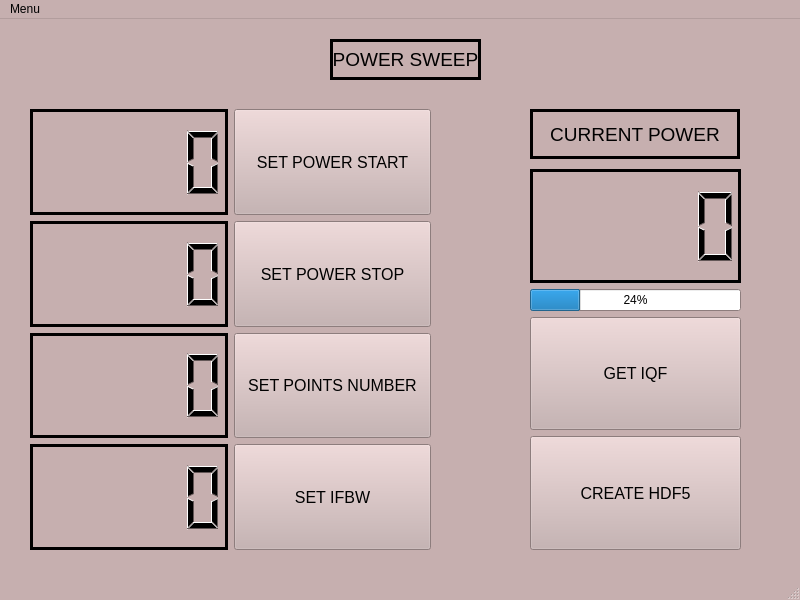
<?xml version="1.0" encoding="UTF-8"?>
<ui version="4.0">
 <class>MainWindow</class>
 <widget class="QMainWindow" name="MainWindow">
  <property name="geometry">
   <rect>
    <x>0</x>
    <y>0</y>
    <width>800</width>
    <height>600</height>
   </rect>
  </property>
  <property name="palette">
   <palette>
    <active>
     <colorrole role="WindowText">
      <brush brushstyle="SolidPattern">
       <color alpha="255">
        <red>0</red>
        <green>0</green>
        <blue>0</blue>
       </color>
      </brush>
     </colorrole>
     <colorrole role="Button">
      <brush brushstyle="SolidPattern">
       <color alpha="255">
        <red>198</red>
        <green>175</green>
        <blue>175</blue>
       </color>
      </brush>
     </colorrole>
     <colorrole role="Light">
      <brush brushstyle="SolidPattern">
       <color alpha="255">
        <red>255</red>
        <green>255</green>
        <blue>255</blue>
       </color>
      </brush>
     </colorrole>
     <colorrole role="Midlight">
      <brush brushstyle="SolidPattern">
       <color alpha="255">
        <red>226</red>
        <green>215</green>
        <blue>215</blue>
       </color>
      </brush>
     </colorrole>
     <colorrole role="Dark">
      <brush brushstyle="SolidPattern">
       <color alpha="255">
        <red>99</red>
        <green>87</green>
        <blue>87</blue>
       </color>
      </brush>
     </colorrole>
     <colorrole role="Mid">
      <brush brushstyle="SolidPattern">
       <color alpha="255">
        <red>132</red>
        <green>117</green>
        <blue>117</blue>
       </color>
      </brush>
     </colorrole>
     <colorrole role="Text">
      <brush brushstyle="SolidPattern">
       <color alpha="255">
        <red>0</red>
        <green>0</green>
        <blue>0</blue>
       </color>
      </brush>
     </colorrole>
     <colorrole role="BrightText">
      <brush brushstyle="SolidPattern">
       <color alpha="255">
        <red>255</red>
        <green>255</green>
        <blue>255</blue>
       </color>
      </brush>
     </colorrole>
     <colorrole role="ButtonText">
      <brush brushstyle="SolidPattern">
       <color alpha="255">
        <red>0</red>
        <green>0</green>
        <blue>0</blue>
       </color>
      </brush>
     </colorrole>
     <colorrole role="Base">
      <brush brushstyle="SolidPattern">
       <color alpha="255">
        <red>255</red>
        <green>255</green>
        <blue>255</blue>
       </color>
      </brush>
     </colorrole>
     <colorrole role="Window">
      <brush brushstyle="SolidPattern">
       <color alpha="255">
        <red>198</red>
        <green>175</green>
        <blue>175</blue>
       </color>
      </brush>
     </colorrole>
     <colorrole role="Shadow">
      <brush brushstyle="SolidPattern">
       <color alpha="255">
        <red>0</red>
        <green>0</green>
        <blue>0</blue>
       </color>
      </brush>
     </colorrole>
     <colorrole role="AlternateBase">
      <brush brushstyle="SolidPattern">
       <color alpha="255">
        <red>226</red>
        <green>215</green>
        <blue>215</blue>
       </color>
      </brush>
     </colorrole>
     <colorrole role="ToolTipBase">
      <brush brushstyle="SolidPattern">
       <color alpha="255">
        <red>255</red>
        <green>255</green>
        <blue>220</blue>
       </color>
      </brush>
     </colorrole>
     <colorrole role="ToolTipText">
      <brush brushstyle="SolidPattern">
       <color alpha="255">
        <red>0</red>
        <green>0</green>
        <blue>0</blue>
       </color>
      </brush>
     </colorrole>
    </active>
    <inactive>
     <colorrole role="WindowText">
      <brush brushstyle="SolidPattern">
       <color alpha="255">
        <red>0</red>
        <green>0</green>
        <blue>0</blue>
       </color>
      </brush>
     </colorrole>
     <colorrole role="Button">
      <brush brushstyle="SolidPattern">
       <color alpha="255">
        <red>198</red>
        <green>175</green>
        <blue>175</blue>
       </color>
      </brush>
     </colorrole>
     <colorrole role="Light">
      <brush brushstyle="SolidPattern">
       <color alpha="255">
        <red>255</red>
        <green>255</green>
        <blue>255</blue>
       </color>
      </brush>
     </colorrole>
     <colorrole role="Midlight">
      <brush brushstyle="SolidPattern">
       <color alpha="255">
        <red>226</red>
        <green>215</green>
        <blue>215</blue>
       </color>
      </brush>
     </colorrole>
     <colorrole role="Dark">
      <brush brushstyle="SolidPattern">
       <color alpha="255">
        <red>99</red>
        <green>87</green>
        <blue>87</blue>
       </color>
      </brush>
     </colorrole>
     <colorrole role="Mid">
      <brush brushstyle="SolidPattern">
       <color alpha="255">
        <red>132</red>
        <green>117</green>
        <blue>117</blue>
       </color>
      </brush>
     </colorrole>
     <colorrole role="Text">
      <brush brushstyle="SolidPattern">
       <color alpha="255">
        <red>0</red>
        <green>0</green>
        <blue>0</blue>
       </color>
      </brush>
     </colorrole>
     <colorrole role="BrightText">
      <brush brushstyle="SolidPattern">
       <color alpha="255">
        <red>255</red>
        <green>255</green>
        <blue>255</blue>
       </color>
      </brush>
     </colorrole>
     <colorrole role="ButtonText">
      <brush brushstyle="SolidPattern">
       <color alpha="255">
        <red>0</red>
        <green>0</green>
        <blue>0</blue>
       </color>
      </brush>
     </colorrole>
     <colorrole role="Base">
      <brush brushstyle="SolidPattern">
       <color alpha="255">
        <red>255</red>
        <green>255</green>
        <blue>255</blue>
       </color>
      </brush>
     </colorrole>
     <colorrole role="Window">
      <brush brushstyle="SolidPattern">
       <color alpha="255">
        <red>198</red>
        <green>175</green>
        <blue>175</blue>
       </color>
      </brush>
     </colorrole>
     <colorrole role="Shadow">
      <brush brushstyle="SolidPattern">
       <color alpha="255">
        <red>0</red>
        <green>0</green>
        <blue>0</blue>
       </color>
      </brush>
     </colorrole>
     <colorrole role="AlternateBase">
      <brush brushstyle="SolidPattern">
       <color alpha="255">
        <red>226</red>
        <green>215</green>
        <blue>215</blue>
       </color>
      </brush>
     </colorrole>
     <colorrole role="ToolTipBase">
      <brush brushstyle="SolidPattern">
       <color alpha="255">
        <red>255</red>
        <green>255</green>
        <blue>220</blue>
       </color>
      </brush>
     </colorrole>
     <colorrole role="ToolTipText">
      <brush brushstyle="SolidPattern">
       <color alpha="255">
        <red>0</red>
        <green>0</green>
        <blue>0</blue>
       </color>
      </brush>
     </colorrole>
    </inactive>
    <disabled>
     <colorrole role="WindowText">
      <brush brushstyle="SolidPattern">
       <color alpha="255">
        <red>99</red>
        <green>87</green>
        <blue>87</blue>
       </color>
      </brush>
     </colorrole>
     <colorrole role="Button">
      <brush brushstyle="SolidPattern">
       <color alpha="255">
        <red>198</red>
        <green>175</green>
        <blue>175</blue>
       </color>
      </brush>
     </colorrole>
     <colorrole role="Light">
      <brush brushstyle="SolidPattern">
       <color alpha="255">
        <red>255</red>
        <green>255</green>
        <blue>255</blue>
       </color>
      </brush>
     </colorrole>
     <colorrole role="Midlight">
      <brush brushstyle="SolidPattern">
       <color alpha="255">
        <red>226</red>
        <green>215</green>
        <blue>215</blue>
       </color>
      </brush>
     </colorrole>
     <colorrole role="Dark">
      <brush brushstyle="SolidPattern">
       <color alpha="255">
        <red>99</red>
        <green>87</green>
        <blue>87</blue>
       </color>
      </brush>
     </colorrole>
     <colorrole role="Mid">
      <brush brushstyle="SolidPattern">
       <color alpha="255">
        <red>132</red>
        <green>117</green>
        <blue>117</blue>
       </color>
      </brush>
     </colorrole>
     <colorrole role="Text">
      <brush brushstyle="SolidPattern">
       <color alpha="255">
        <red>99</red>
        <green>87</green>
        <blue>87</blue>
       </color>
      </brush>
     </colorrole>
     <colorrole role="BrightText">
      <brush brushstyle="SolidPattern">
       <color alpha="255">
        <red>255</red>
        <green>255</green>
        <blue>255</blue>
       </color>
      </brush>
     </colorrole>
     <colorrole role="ButtonText">
      <brush brushstyle="SolidPattern">
       <color alpha="255">
        <red>99</red>
        <green>87</green>
        <blue>87</blue>
       </color>
      </brush>
     </colorrole>
     <colorrole role="Base">
      <brush brushstyle="SolidPattern">
       <color alpha="255">
        <red>198</red>
        <green>175</green>
        <blue>175</blue>
       </color>
      </brush>
     </colorrole>
     <colorrole role="Window">
      <brush brushstyle="SolidPattern">
       <color alpha="255">
        <red>198</red>
        <green>175</green>
        <blue>175</blue>
       </color>
      </brush>
     </colorrole>
     <colorrole role="Shadow">
      <brush brushstyle="SolidPattern">
       <color alpha="255">
        <red>0</red>
        <green>0</green>
        <blue>0</blue>
       </color>
      </brush>
     </colorrole>
     <colorrole role="AlternateBase">
      <brush brushstyle="SolidPattern">
       <color alpha="255">
        <red>198</red>
        <green>175</green>
        <blue>175</blue>
       </color>
      </brush>
     </colorrole>
     <colorrole role="ToolTipBase">
      <brush brushstyle="SolidPattern">
       <color alpha="255">
        <red>255</red>
        <green>255</green>
        <blue>220</blue>
       </color>
      </brush>
     </colorrole>
     <colorrole role="ToolTipText">
      <brush brushstyle="SolidPattern">
       <color alpha="255">
        <red>0</red>
        <green>0</green>
        <blue>0</blue>
       </color>
      </brush>
     </colorrole>
    </disabled>
   </palette>
  </property>
  <property name="windowTitle">
   <string>MainWindow</string>
  </property>
  <widget class="QWidget" name="centralwidget">
   <widget class="QLabel" name="page_title">
    <property name="geometry">
     <rect>
      <x>330</x>
      <y>20</y>
      <width>151</width>
      <height>41</height>
     </rect>
    </property>
    <property name="font">
     <font>
      <pointsize>14</pointsize>
     </font>
    </property>
    <property name="frameShape">
     <enum>QFrame::Box</enum>
    </property>
    <property name="lineWidth">
     <number>3</number>
    </property>
    <property name="text">
     <string>POWER SWEEP</string>
    </property>
    <property name="alignment">
     <set>Qt::AlignCenter</set>
    </property>
   </widget>
   <widget class="QWidget" name="gridLayoutWidget">
    <property name="geometry">
     <rect>
      <x>30</x>
      <y>90</y>
      <width>401</width>
      <height>441</height>
     </rect>
    </property>
    <layout class="QGridLayout" name="gridLayout">
     <item row="0" column="1">
      <widget class="QPushButton" name="pushButton">
       <property name="sizePolicy">
        <sizepolicy hsizetype="Expanding" vsizetype="Expanding">
         <horstretch>0</horstretch>
         <verstretch>0</verstretch>
        </sizepolicy>
       </property>
       <property name="font">
        <font>
         <pointsize>12</pointsize>
        </font>
       </property>
       <property name="text">
        <string>SET POWER START</string>
       </property>
      </widget>
     </item>
     <item row="3" column="1">
      <widget class="QPushButton" name="pushButton_3">
       <property name="sizePolicy">
        <sizepolicy hsizetype="Expanding" vsizetype="Expanding">
         <horstretch>0</horstretch>
         <verstretch>0</verstretch>
        </sizepolicy>
       </property>
       <property name="font">
        <font>
         <pointsize>12</pointsize>
        </font>
       </property>
       <property name="text">
        <string>SET IFBW</string>
       </property>
      </widget>
     </item>
     <item row="2" column="1">
      <widget class="QPushButton" name="pushButton_4">
       <property name="sizePolicy">
        <sizepolicy hsizetype="Expanding" vsizetype="Expanding">
         <horstretch>0</horstretch>
         <verstretch>0</verstretch>
        </sizepolicy>
       </property>
       <property name="font">
        <font>
         <pointsize>12</pointsize>
        </font>
       </property>
       <property name="text">
        <string>SET POINTS NUMBER</string>
       </property>
      </widget>
     </item>
     <item row="1" column="1">
      <widget class="QPushButton" name="pushButton_5">
       <property name="sizePolicy">
        <sizepolicy hsizetype="Expanding" vsizetype="Expanding">
         <horstretch>0</horstretch>
         <verstretch>0</verstretch>
        </sizepolicy>
       </property>
       <property name="font">
        <font>
         <pointsize>12</pointsize>
        </font>
       </property>
       <property name="text">
        <string>SET POWER STOP</string>
       </property>
      </widget>
     </item>
     <item row="0" column="0">
      <widget class="QLCDNumber" name="power_start_lcd">
       <property name="sizePolicy">
        <sizepolicy hsizetype="Expanding" vsizetype="Expanding">
         <horstretch>0</horstretch>
         <verstretch>0</verstretch>
        </sizepolicy>
       </property>
       <property name="frameShadow">
        <enum>QFrame::Plain</enum>
       </property>
       <property name="lineWidth">
        <number>3</number>
       </property>
      </widget>
     </item>
     <item row="3" column="0">
      <widget class="QLCDNumber" name="IFBW_lcd">
       <property name="sizePolicy">
        <sizepolicy hsizetype="Expanding" vsizetype="Expanding">
         <horstretch>0</horstretch>
         <verstretch>0</verstretch>
        </sizepolicy>
       </property>
       <property name="frameShadow">
        <enum>QFrame::Plain</enum>
       </property>
       <property name="lineWidth">
        <number>3</number>
       </property>
      </widget>
     </item>
     <item row="1" column="0">
      <widget class="QLCDNumber" name="power_stop_lcd">
       <property name="sizePolicy">
        <sizepolicy hsizetype="Expanding" vsizetype="Expanding">
         <horstretch>0</horstretch>
         <verstretch>0</verstretch>
        </sizepolicy>
       </property>
       <property name="frameShadow">
        <enum>QFrame::Plain</enum>
       </property>
       <property name="lineWidth">
        <number>3</number>
       </property>
      </widget>
     </item>
     <item row="2" column="0">
      <widget class="QLCDNumber" name="points_num_lcd">
       <property name="sizePolicy">
        <sizepolicy hsizetype="Expanding" vsizetype="Expanding">
         <horstretch>0</horstretch>
         <verstretch>0</verstretch>
        </sizepolicy>
       </property>
       <property name="frameShadow">
        <enum>QFrame::Plain</enum>
       </property>
       <property name="lineWidth">
        <number>3</number>
       </property>
      </widget>
     </item>
    </layout>
   </widget>
   <widget class="QLabel" name="cp_label">
    <property name="geometry">
     <rect>
      <x>530</x>
      <y>90</y>
      <width>210</width>
      <height>50</height>
     </rect>
    </property>
    <property name="font">
     <font>
      <pointsize>14</pointsize>
     </font>
    </property>
    <property name="frameShape">
     <enum>QFrame::Box</enum>
    </property>
    <property name="lineWidth">
     <number>3</number>
    </property>
    <property name="text">
     <string>CURRENT POWER</string>
    </property>
    <property name="alignment">
     <set>Qt::AlignCenter</set>
    </property>
   </widget>
   <widget class="QWidget" name="verticalLayoutWidget">
    <property name="geometry">
     <rect>
      <x>530</x>
      <y>150</y>
      <width>211</width>
      <height>381</height>
     </rect>
    </property>
    <layout class="QVBoxLayout" name="verticalLayout">
     <item>
      <widget class="QLCDNumber" name="current_power_lcd">
       <property name="sizePolicy">
        <sizepolicy hsizetype="Expanding" vsizetype="Expanding">
         <horstretch>0</horstretch>
         <verstretch>0</verstretch>
        </sizepolicy>
       </property>
       <property name="frameShadow">
        <enum>QFrame::Plain</enum>
       </property>
       <property name="lineWidth">
        <number>3</number>
       </property>
      </widget>
     </item>
     <item>
      <widget class="QProgressBar" name="progressBar">
       <property name="value">
        <number>24</number>
       </property>
      </widget>
     </item>
     <item>
      <widget class="QPushButton" name="GET_IQF_pushButton">
       <property name="sizePolicy">
        <sizepolicy hsizetype="Expanding" vsizetype="Expanding">
         <horstretch>0</horstretch>
         <verstretch>0</verstretch>
        </sizepolicy>
       </property>
       <property name="font">
        <font>
         <pointsize>12</pointsize>
        </font>
       </property>
       <property name="text">
        <string>GET IQF</string>
       </property>
      </widget>
     </item>
     <item>
      <widget class="QPushButton" name="crf_pushButton">
       <property name="sizePolicy">
        <sizepolicy hsizetype="Expanding" vsizetype="Expanding">
         <horstretch>0</horstretch>
         <verstretch>0</verstretch>
        </sizepolicy>
       </property>
       <property name="font">
        <font>
         <pointsize>12</pointsize>
        </font>
       </property>
       <property name="text">
        <string>CREATE HDF5</string>
       </property>
      </widget>
     </item>
    </layout>
   </widget>
  </widget>
  <widget class="QMenuBar" name="menubar">
   <property name="geometry">
    <rect>
     <x>0</x>
     <y>0</y>
     <width>800</width>
     <height>21</height>
    </rect>
   </property>
   <widget class="QMenu" name="menuMenu">
    <property name="title">
     <string>Menu</string>
    </property>
    <addaction name="action_Set_IQF_Parameters"/>
    <addaction name="actionSet_IQF_Parameters"/>
   </widget>
   <addaction name="menuMenu"/>
  </widget>
  <widget class="QStatusBar" name="statusbar"/>
  <action name="action_Set_IQF_Parameters">
   <property name="text">
    <string>Set Main Parameters</string>
   </property>
  </action>
  <action name="actionSet_IQF_Parameters">
   <property name="text">
    <string>Set IQF Parameters</string>
   </property>
  </action>
 </widget>
 <resources/>
 <connections/>
</ui>
